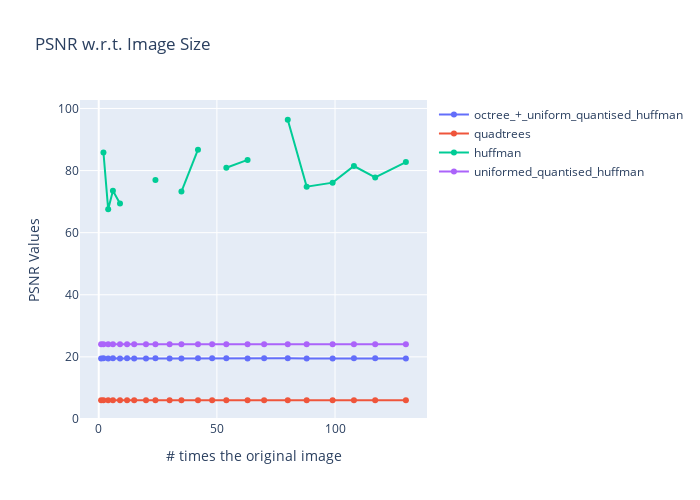

The notebook cell this image was saved under:
### Code cell
filter = {'huffman', 'uniformed_quantised_huffman', 'kdtree_+_uniform_quantised_huffman', 'quadtrees', 'octree_+_uniform_quantised_huffman'}
filtered_stats = dict()
# print(list(compressedTimes.keys()))
for item in filter:
    if item in compressedTimes.keys():
        filtered_stats[item] = copy.deepcopy(psnrValues[item])
plot_image(pixel_counts, filtered_stats, "PSNR w.r.t. Image Size", "PSNR Values")

### Figure 1 — Plotly figure (JSON) as saved in the notebook; plotly's stock layout.template omitted (floating-point values rounded to 4 significant figures)
{"data": [{"mode": "lines+markers", "name": "octree_+_uniform_quantised_huffman", "type": "scatter", "x": [1, 2, 4, 6, 9, 12, 15, 20, 24, 30, 35, 42, 48, 54, 63, 70, 80, 88, 99, 108, 117, 130], "y": [19.47, 19.51, 19.48, 19.51, 19.44, 19.56, 19.43, 19.43, 19.51, 19.47, 19.47, 19.51, 19.51, 19.51, 19.43, 19.51, 19.51, 19.44, 19.43, 19.51, 19.51, 19.47]}, {"mode": "lines+markers", "name": "quadtrees", "type": "scatter", "x": [1, 2, 4, 6, 9, 12, 15, 20, 24, 30, 35, 42, 48, 54, 63, 70, 80, 88, 99, 108, 117, 130], "y": [6.018, 6.015, 6.023, 6.019, 6.02, 6.019, 6.019, 6.021, 6.02, 6.019, 6.02, 6.02, 6.02, 6.02, 6.021, 6.021, 6.02, 6.021, 6.021, 6.019, 6.02, 6.021]}, {"mode": "lines+markers", "name": "huffman", "type": "scatter", "x": [1, 2, 4, 6, 9, 12, 15, 20, 24, 30, 35, 42, 48, 54, 63, 70, 80, 88, 99, 108, 117, 130], "y": [null, 85.81, 67.51, 73.52, 69.42, null, null, null, 76.93, null, 73.26, 86.72, null, 80.92, 83.44, null, 96.37, 74.82, 76.11, 81.46, 77.79, 82.72]}, {"mode": "lines+markers", "name": "uniformed_quantised_huffman", "type": "scatter", "x": [1, 2, 4, 6, 9, 12, 15, 20, 24, 30, 35, 42, 48, 54, 63, 70, 80, 88, 99, 108, 117, 130], "y": [24.06, 24.07, 24.07, 24.07, 24.07, 24.07, 24.07, 24.07, 24.07, 24.07, 24.07, 24.07, 24.07, 24.07, 24.07, 24.07, 24.07, 24.07, 24.07, 24.07, 24.07, 24.07]}], "layout": {"height": 500, "showlegend": true, "title": {"text": "PSNR w.r.t. Image Size"}, "width": 700, "xaxis": {"autorange": true, "range": [-8.065, 139.1], "title": {"text": "# times the original image"}, "type": "linear"}, "yaxis": {"autorange": true, "range": [-0.3472, 102.7], "title": {"text": "PSNR Values"}, "type": "linear"}}}
